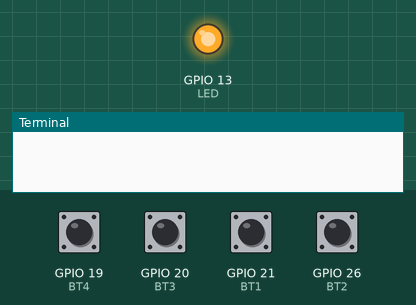
A program run on a simulated Raspberry Pi (BCM pin numbers). Parts: output pins drawn as LEDs (lit = HIGH), the last lines printed to the terminal. The inputs (shaded band) are chosen by the test bench; at power-on: GPIO 19 (BT4), GPIO 20 (BT3), GPIO 21 (BT1), GPIO 26 (BT2) HIGH.

Above: at 1.2 s.
1.3 s: GPIO 19 (BT4) pulled LOW for 0.15 s
At 1.8 s:
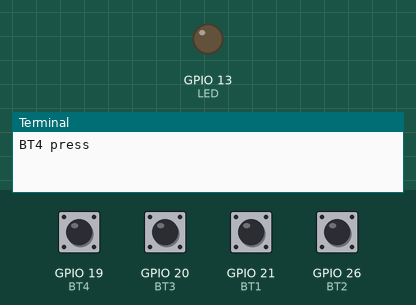
2.9 s: GPIO 26 (BT2) pulled LOW for 0.15 s
At 4.1 s:
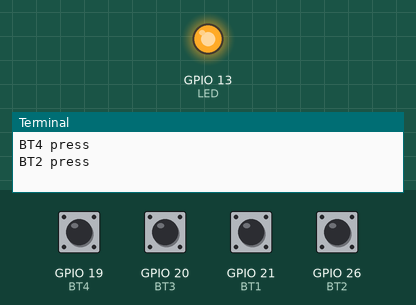
4.5 s: GPIO 19 (BT4) pulled LOW for 1 s
At 5.8 s:
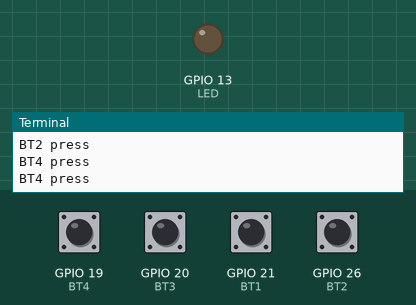
Timing chart, 0 to 7.5 s (numbered marks = the images above; inputs shaded):
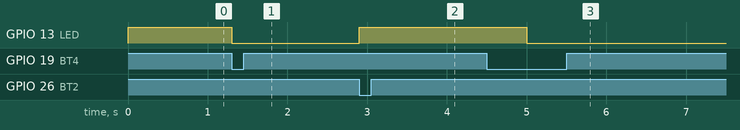

The program:

Bai1_1.py
```python
import RPi.GPIO as GPIO
import time


def main():
    # define gia tri cac nut bam, den Led pin GPIO
    BT1 = 21
    BT2 = 26
    BT3 = 20
    BT4 = 19
    LED = 13
    GPIO.setmode(GPIO.BCM)  # set mode

    # Dat cac nut bam la input, pull_up cac nut bam
    GPIO.setup(BT1, GPIO.IN, pull_up_down=GPIO.PUD_UP)
    GPIO.setup(BT2, GPIO.IN, pull_up_down=GPIO.PUD_UP)
    GPIO.setup(BT3, GPIO.IN, pull_up_down=GPIO.PUD_UP)
    GPIO.setup(BT4, GPIO.IN, pull_up_down=GPIO.PUD_UP)

    # dat den led la output
    GPIO.setup(LED, GPIO.OUT)
    # dat den led gia tri HIGH
    GPIO.output(LED, GPIO.HIGH)
    ispressBT4 = False
    ispressBT3 = False
    while True:
        if GPIO.input(BT1) == GPIO.LOW:
            print("BT1 press")
            ispressBT3 = False
            GPIO.output(LED, GPIO.LOW)
            time.sleep(0.5)
        if GPIO.input(BT2) == GPIO.LOW:
            print("BT2 press")
            ispressBT3 = True
            GPIO.output(LED, GPIO.HIGH)
            time.sleep(0.5)
        if GPIO.input(BT3) == GPIO.LOW:
            print("BT3 press")
            ispressBT3 = True
            GPIO.output(LED, GPIO.LOW)
            time.sleep(0.5)
        if GPIO.input(BT4) == GPIO.LOW:
            print("BT4 press")
            ispressBT3 = False
            if ispressBT4:
                GPIO.output(LED, GPIO.HIGH)
                ispressBT4 = False
                time.sleep(0.5)
                continue
            if not ispressBT4:
                GPIO.output(LED, GPIO.LOW)
                ispressBT4 = True
                time.sleep(0.5)
                continue
            if ispressBT3:
                print("Durring Blinking")
                if GPIO.input(LED) == GPIO.LOW:
                    GPIO.output(LED, GPIO.HIGH)
                    time.sleep(1)
                if GPIO.input(LED) == GPIO.HIGH:
                    GPIO.output(LED, GPIO.LOW)
                    time.sleep(1)


try:
    main()
except KeyboardInterrupt:
    GPIO.cleanup()
```

Measured:
- after the input at 1.3 s, GPIO 13 (LED): HIGH → LOW at once
- after the input at 2.9 s, GPIO 13 (LED): LOW → HIGH at once
- after the input at 4.5 s, GPIO 13 (LED): HIGH → LOW after 0.50 s
